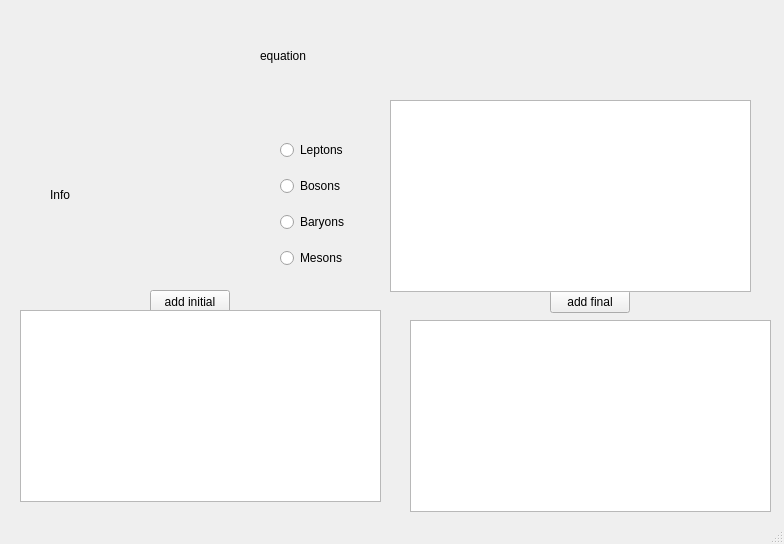
<?xml version="1.0" encoding="UTF-8"?>
<ui version="4.0">
 <class>MainWindow</class>
 <widget class="QMainWindow" name="MainWindow">
  <property name="geometry">
   <rect>
    <x>0</x>
    <y>0</y>
    <width>784</width>
    <height>544</height>
   </rect>
  </property>
  <property name="windowTitle">
   <string>MainWindow</string>
  </property>
  <widget class="QWidget" name="centralwidget">
   <widget class="QLabel" name="label_equation">
    <property name="geometry">
     <rect>
      <x>260</x>
      <y>30</y>
      <width>271</width>
      <height>51</height>
     </rect>
    </property>
    <property name="text">
     <string>equation</string>
    </property>
   </widget>
   <widget class="QLabel" name="label_info">
    <property name="geometry">
     <rect>
      <x>50</x>
      <y>120</y>
      <width>200</width>
      <height>149</height>
     </rect>
    </property>
    <property name="minimumSize">
     <size>
      <width>200</width>
      <height>0</height>
     </size>
    </property>
    <property name="text">
     <string>Info</string>
    </property>
   </widget>
   <widget class="QWidget" name="layoutWidget">
    <property name="geometry">
     <rect>
      <x>280</x>
      <y>130</y>
      <width>75</width>
      <height>149</height>
     </rect>
    </property>
    <layout class="QVBoxLayout" name="layout_particle_group">
     <item>
      <widget class="QRadioButton" name="rbtn_leptons">
       <property name="text">
        <string>Leptons</string>
       </property>
      </widget>
     </item>
     <item>
      <widget class="QRadioButton" name="rbtn_bosons">
       <property name="text">
        <string>Bosons</string>
       </property>
      </widget>
     </item>
     <item>
      <widget class="QRadioButton" name="rbtn_baryons">
       <property name="text">
        <string>Baryons</string>
       </property>
      </widget>
     </item>
     <item>
      <widget class="QRadioButton" name="rbtn_mesons">
       <property name="text">
        <string>Mesons</string>
       </property>
      </widget>
     </item>
    </layout>
   </widget>
   <widget class="QPushButton" name="btn_add_initial">
    <property name="geometry">
     <rect>
      <x>150</x>
      <y>290</y>
      <width>80</width>
      <height>23</height>
     </rect>
    </property>
    <property name="text">
     <string>add initial</string>
    </property>
   </widget>
   <widget class="QPushButton" name="btn_add_final">
    <property name="geometry">
     <rect>
      <x>550</x>
      <y>290</y>
      <width>80</width>
      <height>23</height>
     </rect>
    </property>
    <property name="text">
     <string>add final</string>
    </property>
   </widget>
   <widget class="QTableView" name="table_initial">
    <property name="geometry">
     <rect>
      <x>20</x>
      <y>310</y>
      <width>361</width>
      <height>192</height>
     </rect>
    </property>
    <property name="selectionBehavior">
     <enum>QAbstractItemView::SelectRows</enum>
    </property>
   </widget>
   <widget class="QTableView" name="table_final">
    <property name="geometry">
     <rect>
      <x>410</x>
      <y>320</y>
      <width>361</width>
      <height>192</height>
     </rect>
    </property>
    <property name="selectionBehavior">
     <enum>QAbstractItemView::SelectRows</enum>
    </property>
   </widget>
   <widget class="QTableView" name="table_selection">
    <property name="geometry">
     <rect>
      <x>390</x>
      <y>100</y>
      <width>361</width>
      <height>192</height>
     </rect>
    </property>
    <property name="selectionBehavior">
     <enum>QAbstractItemView::SelectRows</enum>
    </property>
   </widget>
  </widget>
  <widget class="QMenuBar" name="menubar">
   <property name="geometry">
    <rect>
     <x>0</x>
     <y>0</y>
     <width>784</width>
     <height>20</height>
    </rect>
   </property>
  </widget>
  <widget class="QStatusBar" name="statusbar"/>
 </widget>
 <resources/>
 <connections/>
</ui>
